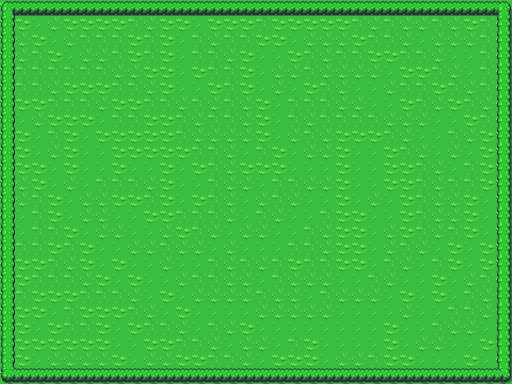

A 2D game scene composited from a Tiled map and its tileset images. What follows is a short description and the map's XML, with every tile layer's data as written:
An orthogonal 32x24 tile map with 16x16 px tiles, 2 tile layers (Kachelebene 1, Kachelebene 2) and 4 objects.

<map version="1.10" tiledversion="1.10.2" orientation="orthogonal" renderorder="right-down" width="32" height="24" tilewidth="16" tileheight="16" infinite="0" nextlayerid="6" nextobjectid="14">
 <tileset firstgid="1" source="Overworld.tsx" />
 <layer id="1" name="Kachelebene 1" width="32" height="24">
  <data encoding="csv">
408,409,369,368,368,368,408,368,369,368,368,408,408,408,408,408,368,368,368,368,368,368,369,368,368,368,369,368,368,368,368,369,
368,408,409,369,408,408,408,408,368,369,408,408,409,408,408,408,368,408,408,408,408,408,368,369,368,369,369,368,369,408,368,369,
368,369,408,409,369,368,368,368,408,368,408,409,368,369,368,368,408,408,409,369,369,369,408,368,368,369,409,369,369,369,368,369,
368,369,368,408,409,369,369,368,408,368,408,409,368,368,369,408,409,409,408,368,369,368,368,408,408,368,368,369,409,409,368,369,
368,368,368,368,368,368,368,369,369,408,408,409,408,368,368,408,409,369,369,368,369,369,369,369,409,408,408,368,369,409,368,369,
408,368,368,369,408,408,408,368,368,369,408,409,409,408,368,408,409,369,409,408,368,369,409,409,369,368,368,408,368,369,368,369,
368,408,408,368,368,368,369,408,408,368,368,369,368,369,368,369,408,409,368,368,368,369,369,409,409,408,368,369,408,368,369,369,
408,409,369,408,408,408,409,368,368,408,408,368,369,368,368,369,408,409,368,369,368,368,368,368,369,369,369,409,409,408,368,369,
408,408,409,368,408,409,408,408,408,408,408,368,369,369,369,369,408,409,369,368,369,408,408,408,368,369,409,409,368,369,408,368,
408,408,409,369,408,409,409,408,408,408,408,408,368,368,369,409,368,408,409,369,369,408,409,409,408,368,369,409,369,409,408,368,
368,408,408,409,408,409,409,408,409,409,408,409,408,368,369,408,408,408,409,409,409,408,409,409,408,408,368,369,409,368,408,368,
368,369,408,409,369,409,368,368,368,369,408,409,409,368,369,369,409,368,368,369,369,408,409,409,408,408,368,369,368,368,408,368,
368,369,368,408,409,369,369,408,408,368,408,409,408,368,369,409,369,368,369,409,409,408,409,369,409,408,368,369,369,408,409,368,
369,409,368,408,409,369,369,409,409,408,408,368,368,368,369,409,368,369,409,409,368,408,408,409,409,408,368,369,369,408,409,368,
369,409,368,368,408,409,369,369,409,409,369,408,368,369,409,369,369,409,409,368,369,408,408,409,369,408,368,369,368,408,409,368,
369,368,368,408,368,408,409,409,369,369,368,369,369,409,369,409,409,409,368,368,369,408,408,409,369,368,369,409,408,409,408,368,
369,408,408,368,369,408,409,408,409,409,369,409,409,368,369,368,369,368,408,368,368,408,408,409,368,369,409,368,408,409,408,368,
368,408,368,368,368,369,408,409,408,409,409,369,368,368,369,369,409,368,369,369,369,409,409,368,369,409,409,408,409,369,368,369,
368,368,408,408,408,368,368,368,369,409,408,409,369,369,369,369,368,369,369,409,368,369,369,369,409,408,409,408,409,368,369,409,
408,408,408,409,368,408,408,408,368,369,409,408,409,409,409,409,369,369,369,369,369,409,409,409,409,369,409,409,368,368,369,409,
408,408,409,408,368,368,408,409,408,368,368,369,409,368,369,408,409,409,409,409,409,409,409,409,408,409,409,368,369,369,409,409,
409,408,408,408,408,408,408,409,409,408,408,368,368,369,409,369,369,409,368,408,409,409,409,409,408,409,369,369,409,409,408,409,
409,408,409,369,369,369,369,408,409,369,369,408,408,368,368,369,409,408,408,408,409,369,369,368,408,408,409,409,409,408,409,369,
408,409,409,409,409,409,409,408,409,409,409,409,409,408,368,369,409,409,409,409,409,409,409,408,409,408,408,409,408,409,409,409
</data>
 </layer>
 <objectgroup id="4" name="Objektebene 1">
  <object id="6" x="0" y="5.5" width="15" height="369.5">
   <properties>
    <property name="Hindernis" type="bool" value="true" />
   </properties>
  </object>
  <object id="9" x="497" y="5.5" width="15" height="369.5">
   <properties>
    <property name="Hindernis" type="bool" value="true" />
   </properties>
  </object>
  <object id="7" x="12" y="369" width="497" height="13">
   <properties>
    <property name="Hindernis" type="bool" value="true" />
   </properties>
  </object>
  <object id="12" x="12" y="0" width="497" height="13">
   <properties>
    <property name="Hindernis" type="bool" value="true" />
   </properties>
  </object>
 </objectgroup>
 <layer id="5" name="Kachelebene 2" width="32" height="24">
  <data encoding="csv">
522,523,523,523,523,523,523,523,523,523,523,523,523,523,523,523,523,523,523,523,523,523,523,523,523,523,523,523,523,523,523,524,
562,0,0,0,0,0,0,0,0,0,0,0,0,0,0,0,0,0,0,0,0,0,0,0,0,0,0,0,0,0,0,564,
562,0,0,0,0,0,0,0,0,0,0,0,0,0,0,0,0,0,0,0,0,0,0,0,0,0,0,0,0,0,0,564,
562,0,0,0,0,0,0,0,0,0,0,0,0,0,0,0,0,0,0,0,0,0,0,0,0,0,0,0,0,0,0,564,
562,0,0,0,0,0,0,0,0,0,0,0,0,0,0,0,0,0,0,0,0,0,0,0,0,0,0,0,0,0,0,564,
562,0,0,0,0,0,0,0,0,0,0,0,0,0,0,0,0,0,0,0,0,0,0,0,0,0,0,0,0,0,0,564,
562,0,0,0,0,0,0,0,0,0,0,0,0,0,0,0,0,0,0,0,0,0,0,0,0,0,0,0,0,0,0,564,
562,0,0,0,0,0,0,0,0,0,0,0,0,0,0,0,0,0,0,0,0,0,0,0,0,0,0,0,0,0,0,564,
562,0,0,0,0,0,0,0,0,0,0,0,0,0,0,0,0,0,0,0,0,0,0,0,0,0,0,0,0,0,0,564,
562,0,0,0,0,0,0,0,0,0,0,0,0,0,0,0,0,0,0,0,0,0,0,0,0,0,0,0,0,0,0,564,
562,0,0,0,0,0,0,0,0,0,0,0,0,0,0,0,0,0,0,0,0,0,0,0,0,0,0,0,0,0,0,564,
562,0,0,0,0,0,0,0,0,0,0,0,0,0,0,0,0,0,0,0,0,0,0,0,0,0,0,0,0,0,0,564,
562,0,0,0,0,0,0,0,0,0,0,0,0,0,0,0,0,0,0,0,0,0,0,0,0,0,0,0,0,0,0,564,
562,0,0,0,0,0,0,0,0,0,0,0,0,0,0,0,0,0,0,0,0,0,0,0,0,0,0,0,0,0,0,564,
562,0,0,0,0,0,0,0,0,0,0,0,0,0,0,0,0,0,0,0,0,0,0,0,0,0,0,0,0,0,0,564,
562,0,0,0,0,0,0,0,0,0,0,0,0,0,0,0,0,0,0,0,0,0,0,0,0,0,0,0,0,0,0,564,
562,0,0,0,0,0,0,0,0,0,0,0,0,0,0,0,0,0,0,0,0,0,0,0,0,0,0,0,0,0,0,564,
562,0,0,0,0,0,0,0,0,0,0,0,0,0,0,0,0,0,0,0,0,0,0,0,0,0,0,0,0,0,0,564,
562,0,0,0,0,0,0,0,0,0,0,0,0,0,0,0,0,0,0,0,0,0,0,0,0,0,0,0,0,0,0,564,
562,0,0,0,0,0,0,0,0,0,0,0,0,0,0,0,0,0,0,0,0,0,0,0,0,0,0,0,0,0,0,564,
562,0,0,0,0,0,0,0,0,0,0,0,0,0,0,0,0,0,0,0,0,0,0,0,0,0,0,0,0,0,0,564,
562,0,0,0,0,0,0,0,0,0,0,0,0,0,0,0,0,0,0,0,0,0,0,0,0,0,0,0,0,0,0,564,
562,0,0,0,0,0,0,0,0,0,0,0,0,0,0,0,0,0,0,0,0,0,0,0,0,0,0,0,0,0,0,564,
602,603,603,603,603,603,603,603,603,603,603,603,603,603,603,603,603,603,603,603,603,603,603,603,603,603,603,603,603,603,603,604
</data>
 </layer>
</map>
